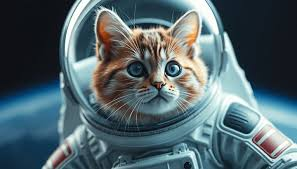
#> input picture ai_vs_real_detector/test.jpg, 297 x 169 px
$ python -i 'import io.py'   (imports and definitions only)
#> lines starting #> are read from the running program, lines starting #| are printed output that depends on the picture
import io
import base64
import numpy as np
import streamlit as st
from PIL import Image, ImageFilter, ImageOps, ImageChops

# -----------------------------
# Config
# -----------------------------
PATCH_SIZE = 256
PATCH_OVERLAP = 0.25
RESIZE_TARGET = 1024
JPEG_QUALITY = 60
ABSTAIN_TAU = 0.25  # uncertainty threshold

# -----------------------------
# Preprocessing & multi-view
# -----------------------------
# [27 lines left out: functions center_crop_resize, jpeg_recompress, multi_view_variants, make_patches, not called in this run]

# -----------------------------
# Branches (stable placeholders)
# -----------------------------
class PixelBranch:
    # [15 lines left out: function extract, not called in this run]

class FrequencyBranch:
    # [15 lines left out: function extract, not called in this run]

class SemanticBranch:
    # [14 lines left out: function extract, not called in this run]

# -----------------------------
# Fusion & calibration (placeholders)
# -----------------------------
class FusionClassifier:
    # [30 lines left out: functions forward, temperature_scale, ensemble_predict, abstain_logic, not called in this run]

# -----------------------------
# Explainability (placeholders)
# -----------------------------
def to_base64_image(img: Image.Image):
    buf = io.BytesIO()
    img.save(buf, format="PNG")
    return base64.b64encode(buf.getvalue()).decode("utf-8")

def generate_saliency(img: Image.Image):
    # Proxy saliency: edges + contrast
    sal = img.convert("L").filter(ImageFilter.FIND_EDGES)
    sal = ImageOps.autocontrast(sal)
    return to_base64_image(sal)

# [14 lines left out: functions generate_frequency_heatmap, safe_open_image, not called in this run]

# -----------------------------
# Streamlit UI
# -----------------------------
# [66 lines not run here, left out]

>>> from PIL import Image
>>> picture = Image.open('test.jpg')
#> picture is the input picture: PIL image 297x169 RGB; mean R, G, B 82, 101.5, 108
>>> result = generate_saliency(picture)
#> in generate_saliency, `sal = img.convert("L").filter(ImageFilter.FIND_EDGES)`:
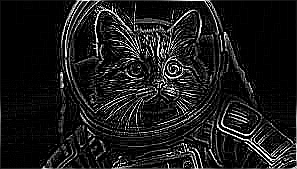
#> sal: PIL image 297x169 L; min 0, max 255, mean 26.8
